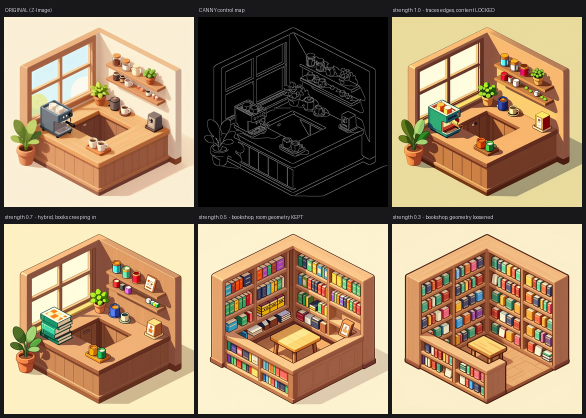
#> input picture blog/images/BLOG_controlnet_strength.png, 1172 x 836 px (shown at 1/2 size)
$ python gridfit.py ../blog/images/BLOG_controlnet_strength.png
#> lines starting #> are read from the running program, lines starting #| are printed output that depends on the picture
#!/usr/bin/env python3
"""Objective 'is this really pixel art?' metric.

A true pixel-art image at 1024px is a 64px (or 128px) image scaled up by nearest
neighbour: every 16x16 block is ONE flat colour. So downscale->upscale with NEAREST
should be near-lossless. The residual is how far the model is from real pixel art.
Also counts distinct colours, which is what a fixed sprite palette needs to be small.
"""
import sys
from PIL import Image
import numpy as np

def report(path, grid=64):
#> called with grid = 64
    im = Image.open(path).convert("RGB")
#> im is the input picture: PIL image 1172x836 RGB; mean R, G, B 156.9, 133.1, 104.3
    a = np.asarray(im).astype(np.float32)
    small = im.resize((grid, grid), Image.NEAREST)
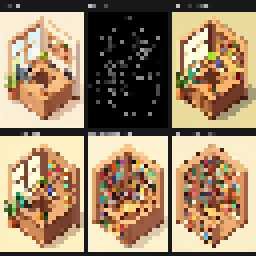
#> small: PIL image 64x64 RGB (shown 4 times larger); mean R, G, B 157.7, 134, 105.1
    back = np.asarray(small.resize(im.size, Image.NEAREST)).astype(np.float32)
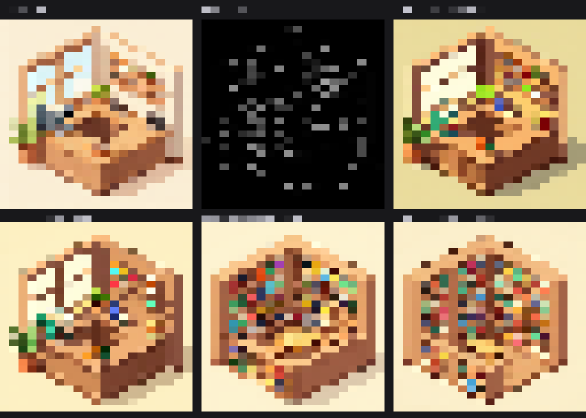
#> back: shape (836, 1172, 3) float32 (shown at 1/2 size); mean R, G, B 158.4, 134.1, 105.1
    rmse = float(np.sqrt(((a - back) ** 2).mean()))
#> rmse = 58.51

    # in-block colour variance: 0 == every cell is one flat colour
    cell = a.shape[0] // grid
#> cell = 13
    blocks = a[:grid*cell, :grid*cell].reshape(grid, cell, grid, cell, 3)
    within = float(blocks.std(axis=(1, 3)).mean())
#> within = 28.11

    colors = len(im.getcolors(maxcolors=1 << 24) or [])
#> colors = 177397
    # colours that survive an honest 64px downsample
    dc = len(im.resize((grid, grid), Image.BOX).getcolors(maxcolors=1 << 24) or [])
#> dc = 2041
    print(f"{path.split('/')[-1]:34s} grid-RMSE {rmse:6.2f}   in-cell-std {within:5.2f}   "
          f"colours {colors:>7,}   @64px {dc:>5,}")
#| BLOG_controlnet_strength.png       grid-RMSE  58.51   in-cell-std 28.11   colours 177,397   @64px 2,041

for p in sys.argv[1:]:
    report(p)

$ run again, on blog/images/BLOG_pipeline.png
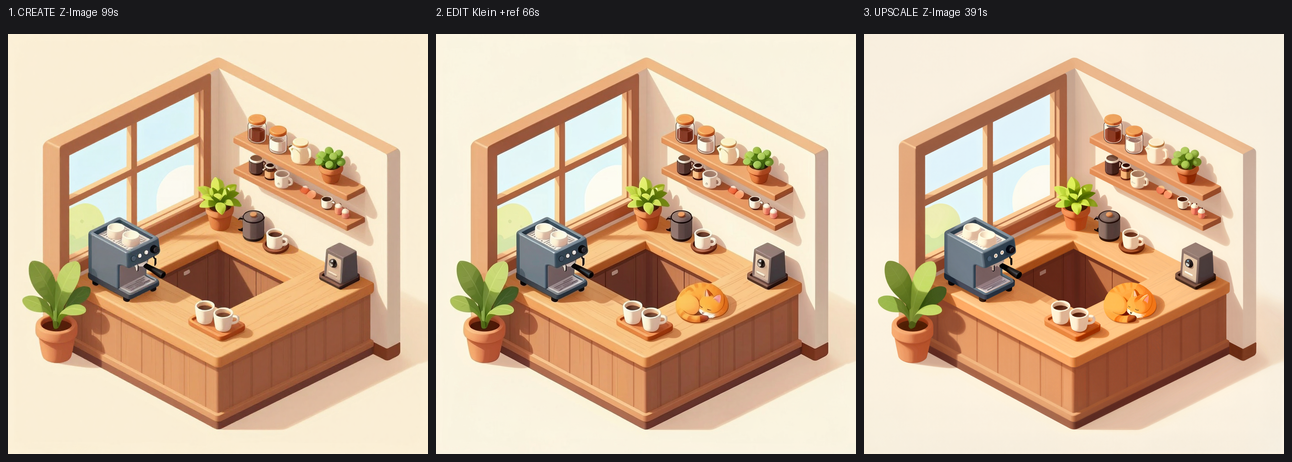
#> input picture blog/images/BLOG_pipeline.png, 1292 x 462 px
#> in report, im is the input picture: PIL image 1292x462 RGB; mean R, G, B 196.7, 171.1, 145.3
#> in report, `small = im.resize((grid, grid), Image.NEAREST)`:
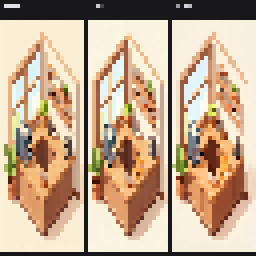
#> small: PIL image 64x64 RGB (shown 4 times larger); mean R, G, B 194.4, 168.7, 143.1
#> in report, `back = np.asarray(small.resize(im.size, Image.NEAREST)).astype(np.floa..`:
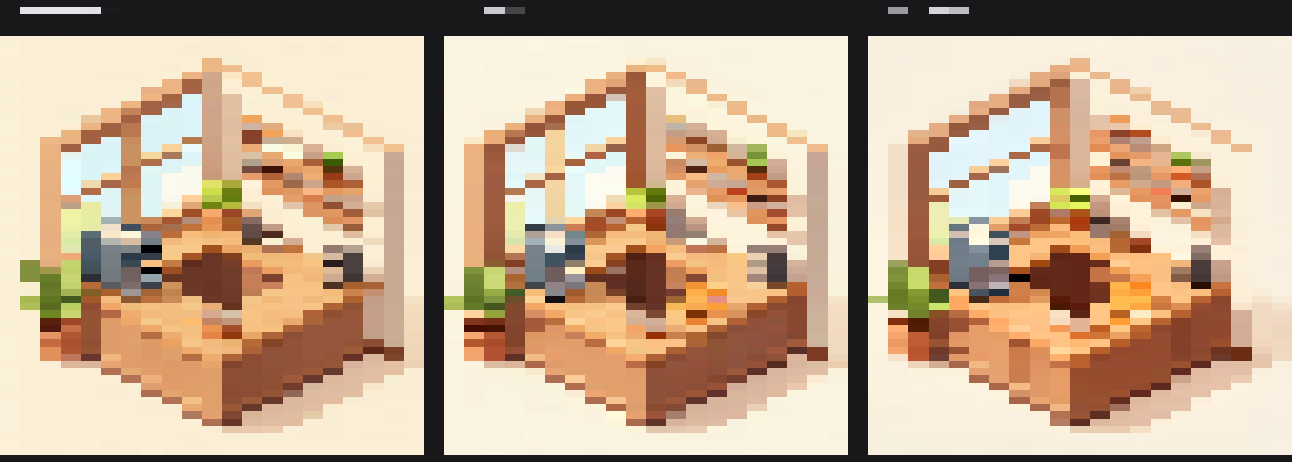
#> back: shape (462, 1292, 3) float32; mean R, G, B 194.5, 168.9, 143.3
#> rmse = 50.97
#> within = 14.5
#> colors = 111991
#> dc = 2343
#| BLOG_pipeline.png                  grid-RMSE  50.97   in-cell-std 14.50   colours 111,991   @64px 2,343
